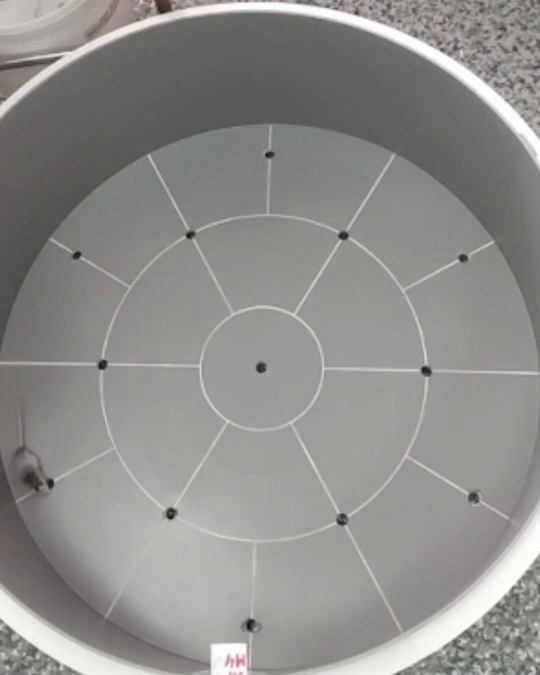
#> input picture frame 54 of мышка.mp4, 1080 x 1350 px, given in place of rat.mp4, which was not available (shown at 1/2 size)
$ python 'main (3).py'
#> lines starting #> are read from the running program, lines starting #| are printed output that depends on the picture; after the words box and inside, x2 and y2 are one past the last pixel; in counts of white or black regions, pixels touching at a corner belong together; pictures that were not available may be replaced by others from this repository, and a replacement may not be noted
# This is a sample Python script.

# Press Shift+F10 to execute it or replace it with your code.
# Press Double Shift to search everywhere for classes, files, tool windows, actions, and settings.
import cv2
import numpy as np
import math
#import mathplotlib as plt
def viewImage(image, name_of_window):
    cv2.namedWindow(name_of_window, cv2.WINDOW_NORMAL)
    cv2.imshow(name_of_window, image)
    cv2.waitKey(0)
    cv2.destroyAllWindows()
def peresech(mass,obl):#определяет пересекает ли область линии
    k=-1
    for i in range(0,len(mass)):
        #if mass[i][0]>=obl[1][0] and mass[i][1]>=obl[1][1] and mass[i][2]<=obl[0][0] and mass[i][3]<=obl[0][1]:
         if obl[0][0]>mass[i][0] and obl[1][0]<mass[i][2]:#по крайним границам линии по х
             if obl[0][1] < mass[i][3] and obl[2][1] > mass[i][1]:  # по крайним границам линии по у надо доделать
                k=i
                break
    #print(k)
    return k

#Для обработки видео
video=cv2.VideoCapture("rat.mp4")#0 значит с веб камеры
if not video.isOpened():
    print("error")
while video.isOpened():
    _,image=video.read()
#> image is the input picture: shape (1350, 1080, 3); mean B, G, R 139.4, 141.4, 142.4
    rgb_image = cv2.cvtColor(image, cv2.COLOR_BGR2RGB)
    gray=cv2.cvtColor(image, cv2.COLOR_BGR2GRAY)

    blur=cv2.GaussianBlur(gray,(7,7),2)

    canny_img=cv2.Canny(blur,30,70)#1 k 3 or 1k 2
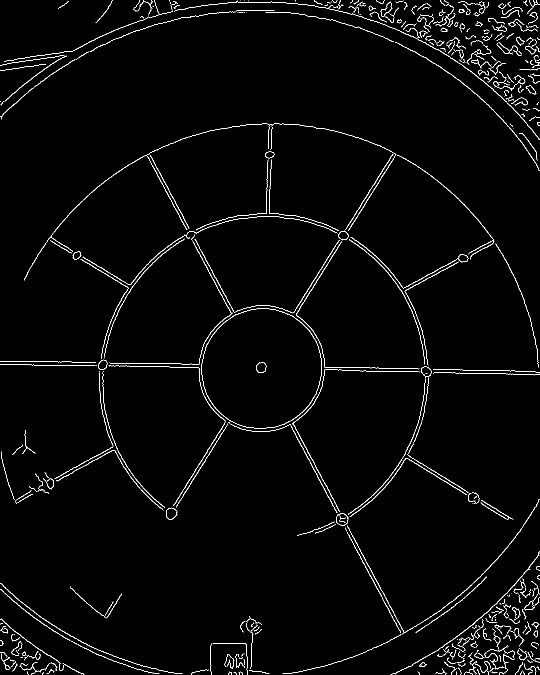
#> canny_img: shape (1350, 1080) (shown at 1/2 size); 2.1% white in thin lines or dots
    canny_img = cv2.GaussianBlur(canny_img, (3, 3), 0)
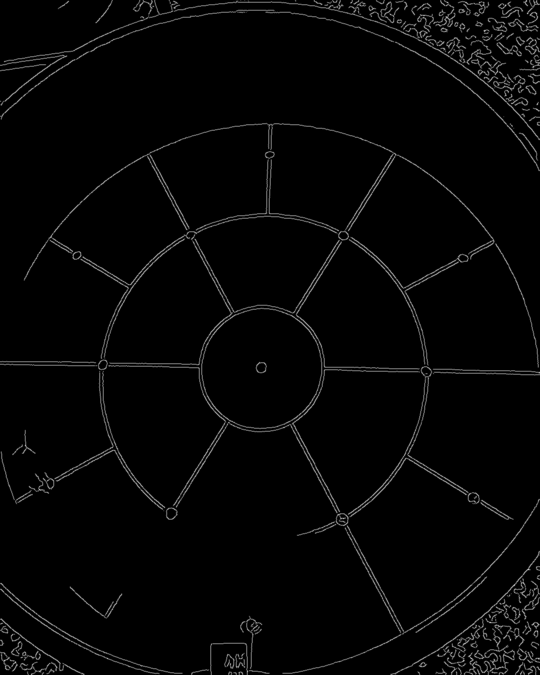
#> canny_img: shape (1350, 1080) (shown at 1/2 size); min 0, max 223, mean 5.4
    canny_img1=canny_img.copy()
    _,tresh=cv2.threshold(canny_img,90,200,cv2.THRESH_BINARY)
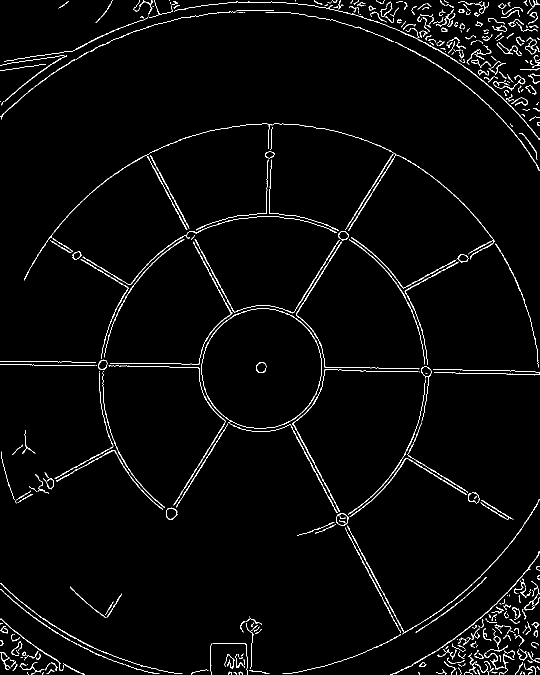
#> tresh: shape (1350, 1080) (shown at 1/2 size); values 0 (black) and 200 (white), 2.5% white in thin lines or dots
    #viewImage(tresh, "linetresh ")
    linesP=cv2.HoughLinesP(canny_img,1,np.pi/180,50,np.array([()]),60,10)
#> linesP = 444 rows, first 6: [582, 839, 809, 1266], [297, 306, 470, 631], [576, 842, 803, 1269], [211, 731, 404, 735], [583, 839, 809, 1265], [577, 842, 804, 1269]
    j=0
    lenese=[]
    if linesP is not None:
        for i in range(0, len(linesP)):
            l = linesP[i][0]
            if (l[1]>400) and(l[1]<1000):
                #print(l[0], l[1], l[2], l[3])
                lenese.append([0]*4)
                lenese[j][0]=l[0]
                lenese[j][1] = l[1]
                lenese[j][2]=l[2]
                lenese[j][3]=l[3]
                j+=1
#> this loop made 444 passes
#> l on passes 1 to 12: [582, 839, 809, 1266], [297, 306, 470, 631], [576, 842, 803, 1269], [211, 731, 404, 735], [583, 839, 809, 1265], [577, 842, 804, 1269], [580, 840, 807, 1267], [582, 632, 787, 304], [861, 744, 1079, 748], [347, 1019, 459, 839], [589, 636, 793, 309], [578, 842, 805, 1269]
#> after the loop, j = 188; lenese = 188 items, first 6: [582, 839, 809, 1266], [576, 842, 803, 1269], [211, 731, 404, 735], [583, 839, 809, 1265], [577, 842, 804, 1269], [580, 840, 807, 1267]
    lenese=sorted(lenese,key=lambda x:x[1])
#> lenese = 188 items, first 6: [537, 403, 545, 247], [353, 409, 412, 517], [935, 414, 1007, 509], [352, 416, 468, 633], [579, 429, 657, 450], [591, 431, 654, 448]
    lenese1 = sorted(lenese, key=lambda x: x[3])
#> lenese1 = 188 items, first 6: [537, 403, 545, 247], [532, 433, 539, 248], [531, 433, 537, 248], [536, 433, 543, 290], [537, 433, 544, 303], [581, 631, 786, 303]
    j=1
    l=lenese[0]
#> l = [537, 403, 545, 247]
    cv2.line(rgb_image, (l[0], l[1]), (l[2], l[3]), (120, 60, 60), 3, cv2.LINE_AA)
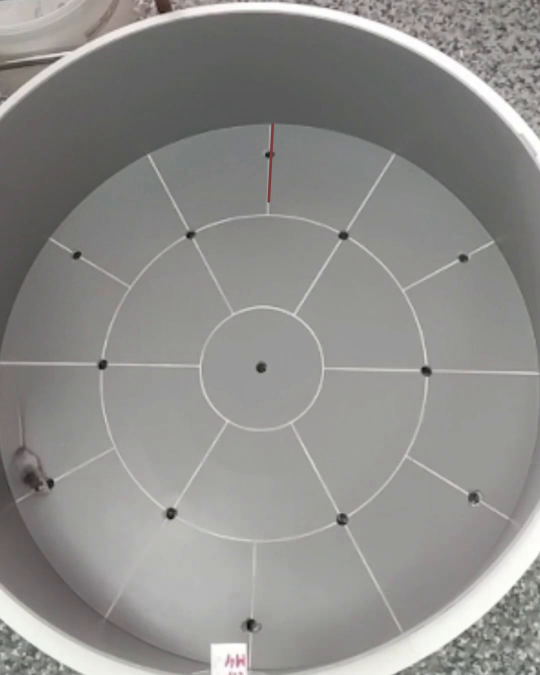
#> rgb_image: shape (1350, 1080, 3) (shown at 1/2 size); mean R, G, B 142.4, 141.4, 139.3
    str(j)
    #cv2.putText(rgb_image, str(j), (l[0], l[1]), cv2.FONT_HERSHEY_SIMPLEX, 1, (255, 255, 255), 2)
    #lback1=l
    lback = l
#> lback = [537, 403, 545, 247]
    """kofficient=[]
    kofficient.append([0] * 4)
    kofficient[j-1][0]=l[3]-l[1]
    kofficient[j - 1][1] = -(l[2] - l[0])
    kofficient[j - 1][2] = l[0]*l[3] - l[1]*l[2]"""
    linline=[]
    linline.append([0] * 5)
    linline[j - 1][0] = l[0]
    linline[j - 1][1] = l[1]
    linline[j - 1][2] = l[2]
    linline[j - 1][3] = l[3]
    for i in range(1, len(lenese)):
        l=lenese[i]
        l1=lenese1[i]
        if abs(lback[0]-l[0])>100 or abs(lback[2]-l[2])>100 and abs(lback[1]-l[1])>10:
            j+=1
            cv2.line(rgb_image, (l[0], l[1]), (l[2], l[3]), (120, 60, 60), 3, cv2.LINE_AA)
            str(j)
            #cv2.putText(rgb_image, str(j), (l[0], l[1]), cv2.FONT_HERSHEY_SIMPLEX, 1, (255, 255, 255), 2)
            linline.append([0]*5)
            linline[j-1][0] = l[0]
            linline[j-1][1] = l[1]
            linline[j-1][2] = l[2]
            linline[j-1][3] = l[3]
            """ kofficient.append([0] * 4)
            kofficient[j - 1][0] = l[3] - l[1]
            kofficient[j - 1][1] = -(l[2] - l[0])
            kofficient[j - 1][2] = l[0] * l[3] - l[1] * l[2]"""
#> this loop made 187 passes
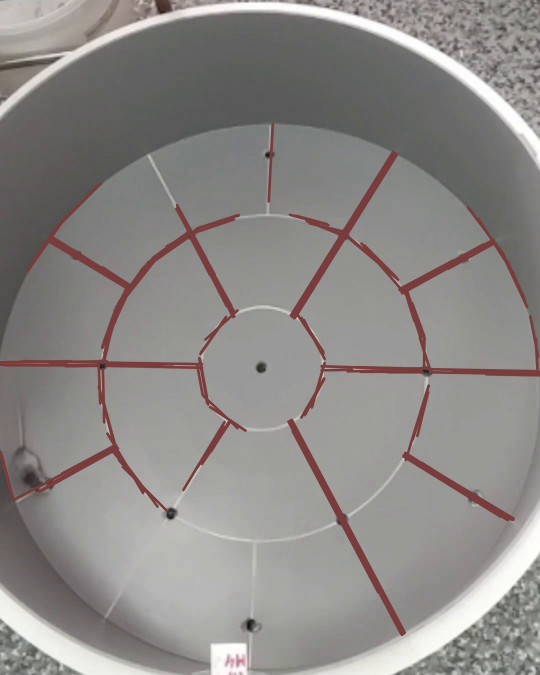
#> rgb_image: shape (1350, 1080, 3) (shown at 1/2 size); 4.8% of pixels changed, all inside (x1, y1, x2, y2) = (0, 301, 1080, 1272)
#> after the loop, j = 173; linline = 173 items, first 6: [537, 403, 545, 247, 0], [353, 409, 412, 517, 0], [935, 414, 1007, 509, 0], [352, 416, 468, 633, 0], [579, 429, 657, 450, 0], [591, 431, 654, 448, 0]
            #lback1=l1
        #print(l,j)
    viewImage(rgb_image,"линии")
    cv2.waitKey(1)
    cv2.destroyAllWindows()
    break
vpr=-1
print(linline)
#> (printed output is left out)
while video.isOpened():
    _,img=video.read()
    img=cv2.cvtColor(img,cv2.COLOR_BGR2RGB)
    gray=cv2.cvtColor(img,cv2.COLOR_RGB2GRAY)
    tresh=cv2.GaussianBlur(gray,(5,5),0)
    tresh=cv2.Canny(tresh,50,150)
#> tresh: shape (1350, 1080); 1% white in thin lines or dots
    _,tresh=cv2.threshold(gray,95,255,cv2.THRESH_BINARY_INV)
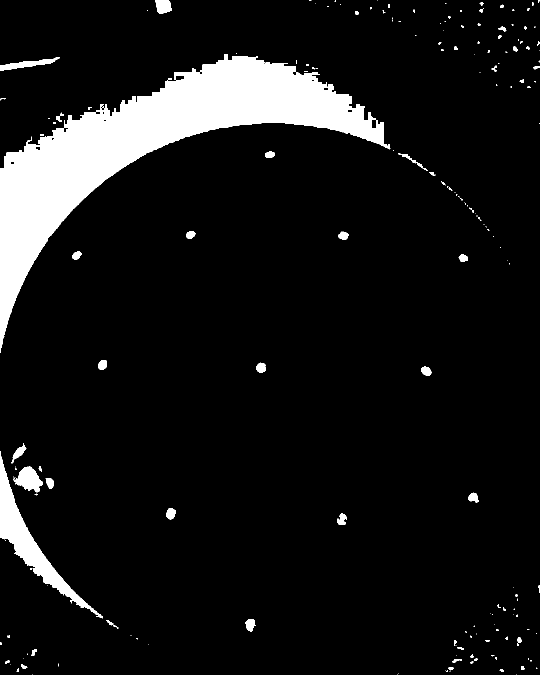
#> tresh: shape (1350, 1080) (shown at 1/2 size); 8.9% white; 191 white regions (116 under 20 px)
    contours0, hierarchy0 = cv2.findContours( tresh.copy(), cv2.RETR_TREE, cv2.CHAIN_APPROX_NONE)
#> contours0 = 215 contours, 154 with area under 20; largest, box (x1, y1, x2, y2) and area: (0, 108, 781, 706) 107382, (0, 902, 206, 1237) 10081, (27, 933, 86, 985) 1638, (0, 115, 120, 142) 1012, (310, 0, 344, 28) 670
    for cnt in contours0:
        rect = cv2.minAreaRect(cnt) # пытаемся вписать прямоугольник
        box = cv2.boxPoints(rect) # поиск четырех вершин прямоугольника
        box = np.intp(box) # округление координат
        area = int(rect[1][0] * rect[1][1])  # вычисление площади
        if area>450 and area<4500:
            #print(box)
            cv2.drawContours(img, [box], 0, (255, 0, 0), 2)
            v=peresech(linline,box)
            if v!=-1 and vpr!=v:
                linline[v][4]+=1
                vpr=v
                print(v,linline[v][4])
#> this loop made 215 passes
#> area on passes 71, 75, 112, 139, 215: 2534, 639, 468, 1442, 836
#> (rect, box, area) on passes 7, 8, 10, 11, 12, 17: (((1003.7, 1340.5), (4.44, 8.32), -56.31), [[1005, 1344], [999, 1339], [1001, 1336], [1008, 1340]], 36), (((35.69, 1340.3), (7.06, 2.97), -68.2), [[35, 1344], [33, 1343], [35, 1336], [38, 1337]], 20), (((901.5, 1337), (4, 9), -90), [[906, 1339], [897, 1339], [897, 1335], [906, 1335]], 36), (((1045, 1335.5), (7, 6), -90), [[1048, 1339], [1042, 1339], [1042, 1332], [1048, 1332]], 42), (((47.1, 1333.3), (6.71, 12.97), -63.43), [[51, 1339], [39, 1333], [42, 1327], [54, 1333]], 86), (((14.3, 1323.6), (9.84, 4.02), -26.57), [[10, 1327], [9, 1324], [17, 1319], [19, 1323]], 39)
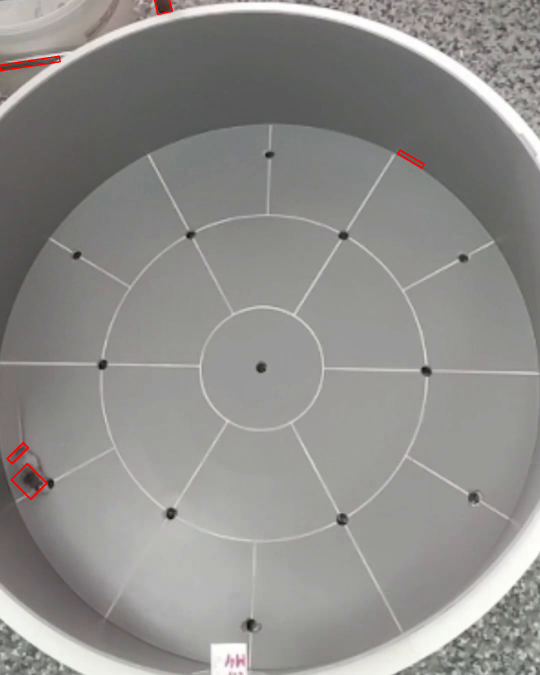
#> img: shape (1350, 1080, 3) (shown at 1/2 size); mean R, G, B 142.7, 141.2, 139.2
#> after the loop, vpr = -1
    cv2.namedWindow('video', cv2.WINDOW_NORMAL)
    cv2.imshow('video',img)
    if cv2.waitKey(40) & 0xFF==ord('q'):
#> (key q is pressed here)
        video.release()
        cv2.destroyAllWindows()

cv2.destroyAllWindows()
video.release()

$ run again, starting later in the video
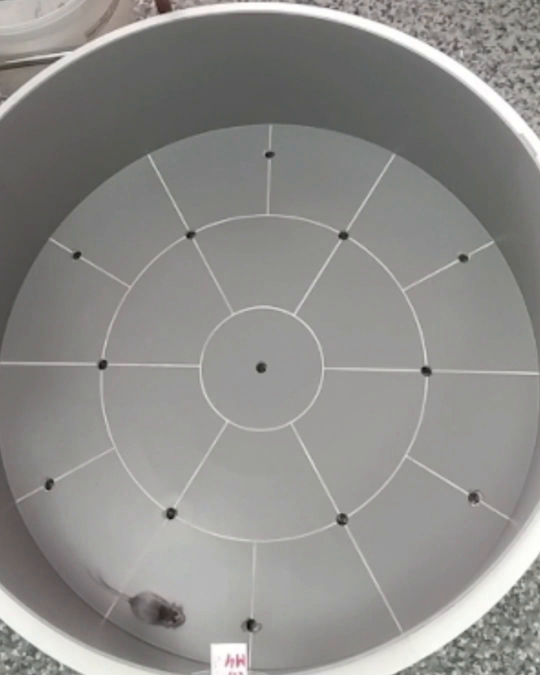
#> input picture frame 243 of мышка.mp4, 1080 x 1350 px, given in place of rat.mp4, which was not available (shown at 1/2 size)
#> image is the input picture: shape (1350, 1080, 3); mean B, G, R 138.4, 140.6, 141.9
#> linesP = 419 rows, first 6: [578, 842, 810, 1278], [0, 728, 198, 732], [0, 722, 200, 726], [582, 632, 786, 305], [292, 309, 465, 635], [581, 840, 813, 1277]
#> the loop `for i in range(0, len(linesP)):` made 419 passes
#> after the loop `for i in range(0, len(linesP)):`: j = 179; lenese = 179 items, first 6: [578, 842, 810, 1278], [0, 728, 198, 732], [0, 722, 200, 726], [582, 632, 786, 305], [581, 840, 813, 1277], [582, 839, 814, 1277]
#> `lenese=sorted(lenese,key=lambda x:x[1])`: lenese = 179 items, first 6: [725, 404, 788, 307], [926, 405, 1002, 502], [351, 409, 444, 578], [933, 412, 998, 495], [152, 412, 234, 343], [537, 416, 543, 302]
#> lenese1 = 179 items, first 6: [531, 433, 537, 247], [533, 433, 538, 267], [537, 416, 543, 302], [537, 433, 544, 302], [582, 632, 786, 305], [725, 404, 788, 307]
#> `l=lenese[0]`: l = [725, 404, 788, 307]
#> the loop `for i in range(1, len(lenese)):` made 178 passes
#> (l, l1) on passes 1 to 8: ([926, 405, 1002, 502], [533, 433, 538, 267]), ([351, 409, 444, 578], [537, 416, 543, 302]), ([933, 412, 998, 495], [537, 433, 544, 302]), ([152, 412, 234, 343], [582, 632, 786, 305]), ([537, 416, 543, 302], [725, 404, 788, 307]), ([359, 418, 447, 590], [691, 466, 791, 307]), ([141, 422, 245, 335], [581, 631, 783, 308]), ([559, 426, 650, 447], [588, 636, 793, 308])
#> after the loop `for i in range(1, len(lenese)):`:
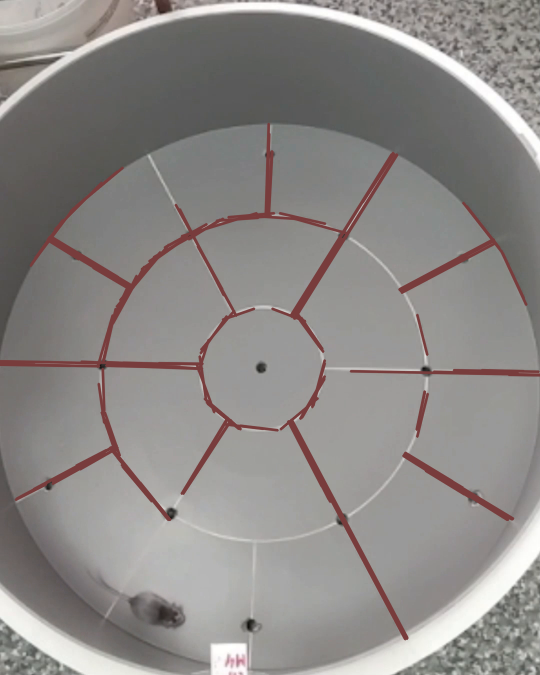
#> rgb_image: shape (1350, 1080, 3) (shown at 1/2 size); mean R, G, B 140.4, 136.9, 134.7
#> after the loop `for i in range(1, len(lenese)):`: j = 157; linline = 157 items, first 6: [725, 404, 788, 307, 0], [926, 405, 1002, 502, 0], [351, 409, 444, 578, 0], [933, 412, 998, 495, 0], [152, 412, 234, 343, 0], [537, 416, 543, 302, 0]
#> (printed output is left out)
#> contours0 = 240 contours, 173 with area under 20; largest, box (x1, y1, x2, y2) and area: (0, 96, 778, 706) 121497, (0, 902, 207, 1239) 10528, (294, 1205, 366, 1255) 2190, (0, 115, 120, 142) 1013, (211, 1239, 343, 1308) 732
#> the loop `for cnt in contours0:` made 240 passes
#> (rect, box, area) on pass 50: (((274.3, 1277.7), (13.29, 147.1), -61.9), [[336, 1318], [206, 1248], [212, 1237], [342, 1306]], 1955)
#> after the loop `for cnt in contours0:`:
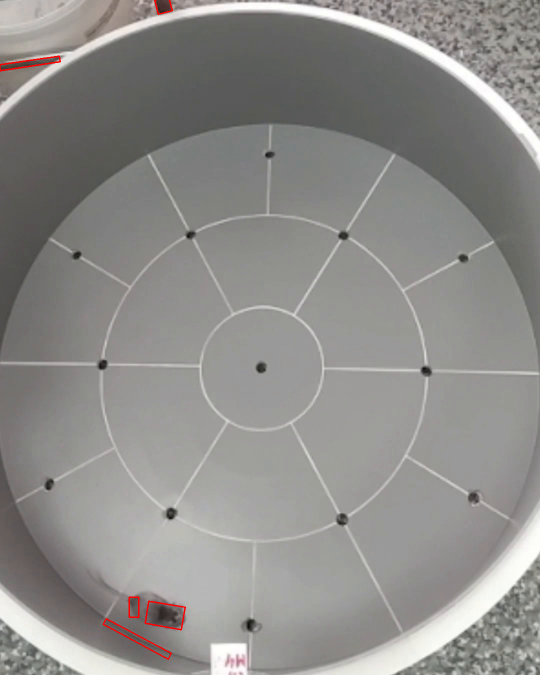
#> img: shape (1350, 1080, 3) (shown at 1/2 size); mean R, G, B 142.1, 140.4, 138.1
#> after the loop `for cnt in contours0:`: vpr = -1

$ run again, starting later in the video
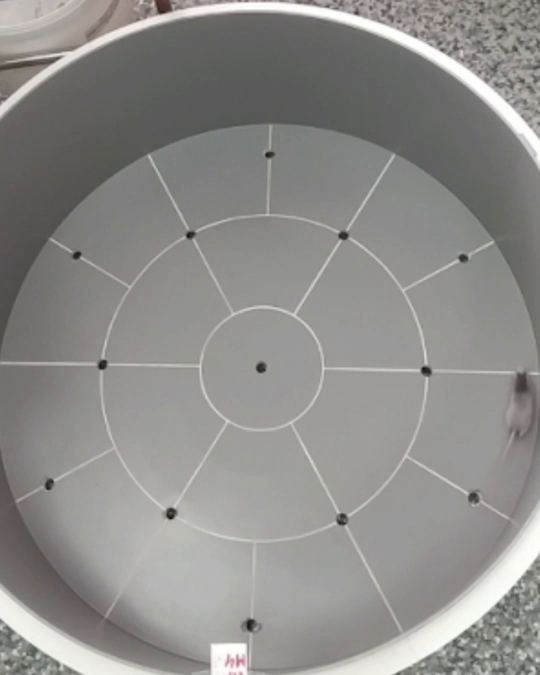
#> input picture frame 433 of мышка.mp4, 1080 x 1350 px, given in place of rat.mp4, which was not available (shown at 1/2 size)
#> image is the input picture: shape (1350, 1080, 3); mean B, G, R 138.5, 140.7, 141.9
#> linesP = 436 rows, first 6: [297, 306, 470, 631], [583, 839, 815, 1276], [211, 732, 404, 735], [576, 842, 809, 1280], [213, 726, 344, 728], [332, 1031, 454, 835]
#> the loop `for i in range(0, len(linesP)):` made 436 passes
#> after the loop `for i in range(0, len(linesP)):`: j = 185; lenese = 185 items, first 6: [583, 839, 815, 1276], [211, 732, 404, 735], [576, 842, 809, 1280], [213, 726, 344, 728], [586, 635, 684, 478], [583, 633, 681, 476]
#> `lenese=sorted(lenese,key=lambda x:x[1])`: lenese = 185 items, first 6: [532, 407, 535, 303], [533, 424, 606, 436], [591, 430, 668, 455], [589, 430, 673, 457], [532, 433, 537, 302], [538, 433, 542, 303]
#> lenese1 = 185 items, first 6: [532, 433, 537, 302], [532, 407, 535, 303], [538, 433, 542, 303], [580, 632, 786, 303], [582, 633, 787, 304], [692, 466, 791, 307]
#> `l=lenese[0]`: l = [532, 407, 535, 303]
#> the loop `for i in range(1, len(lenese)):` made 184 passes
#> (l, l1) on passes 1 to 8: ([533, 424, 606, 436], [532, 407, 535, 303]), ([591, 430, 668, 455], [538, 433, 542, 303]), ([589, 430, 673, 457], [580, 632, 786, 303]), ([532, 433, 537, 302], [582, 633, 787, 304]), ([538, 433, 542, 303], [692, 466, 791, 307]), ([536, 433, 540, 339], [587, 636, 792, 308]), ([456, 434, 540, 425], [588, 637, 793, 309]), ([579, 435, 696, 468], [669, 491, 771, 334])
#> after the loop `for i in range(1, len(lenese)):`:
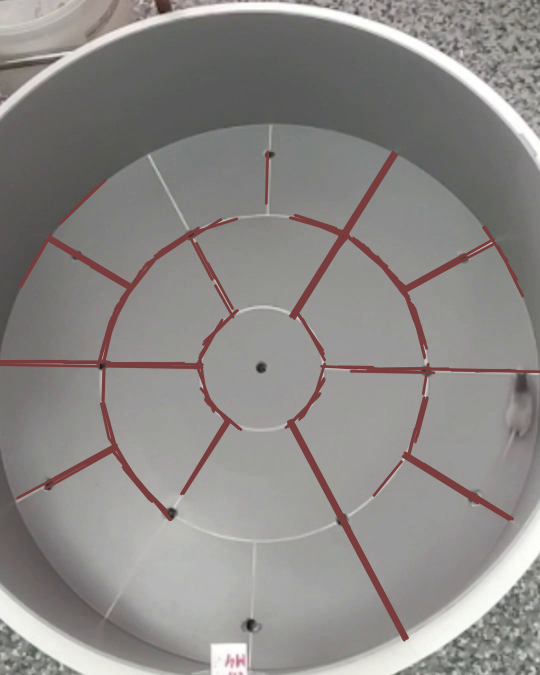
#> rgb_image: shape (1350, 1080, 3) (shown at 1/2 size); mean R, G, B 140.4, 136.8, 134.7
#> after the loop `for i in range(1, len(lenese)):`: j = 172; linline = 172 items, first 6: [532, 407, 535, 303, 0], [591, 430, 668, 455, 0], [589, 430, 673, 457, 0], [579, 435, 696, 468, 0], [583, 435, 695, 465, 0], [582, 435, 655, 455, 0]
#> (printed output is left out)
#> contours0 = 230 contours, 166 with area under 20; largest, box (x1, y1, x2, y2) and area: (0, 88, 780, 706) 123598, (0, 903, 207, 1237) 10124, (0, 115, 120, 142) 1010, (1029, 732, 1058, 778) 860, (309, 0, 344, 28) 671
#> the loop `for cnt in contours0:` made 230 passes
#> area on passes 91, 152, 163, 230: 1231, 1410, 702, 873
#> after the loop `for cnt in contours0:`:
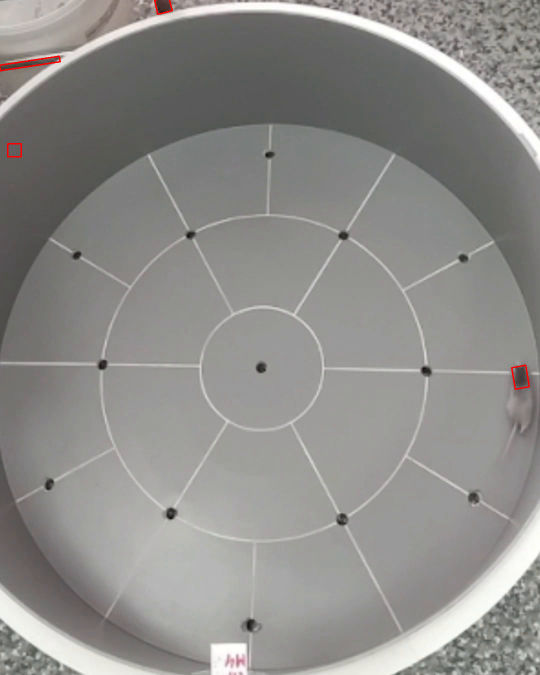
#> img: shape (1350, 1080, 3) (shown at 1/2 size); mean R, G, B 142.1, 140.6, 138.4
#> after the loop `for cnt in contours0:`: vpr = -1
